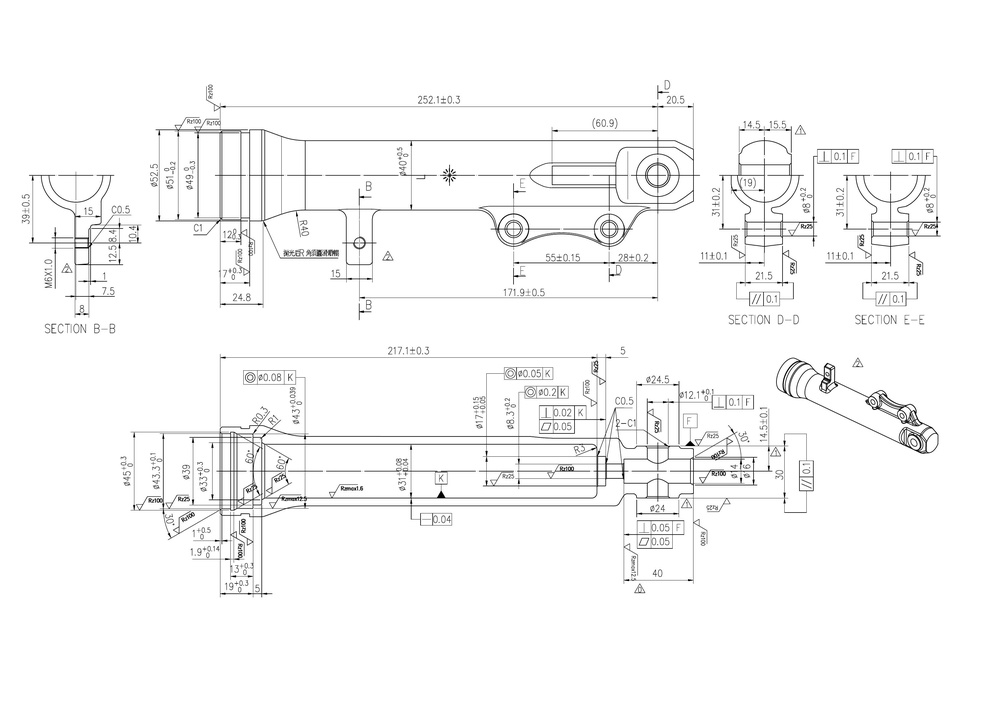
#> input picture OCR_tests/test_samples/kaifa.jpg, 999 x 706 px, shrunk from 3309 x 2339 before the run, found by its file name
$ python AI_OCR.py
#> lines starting #> are read from the running program, lines starting #| are printed output that depends on the picture; after the words box and inside, x2 and y2 are one past the last pixel; in counts of white or black regions, pixels touching at a corner belong together
import cv2
import pytesseract
import re

# Cấu hình Tesseract (cần cài đặt Tesseract OCR)
pytesseract.pytesseract.tesseract_cmd = 'E:\\CXHCTL_Phuc\\Programs\\PythonCode\\pythonProject\\OCR_Test\\Programs\\Tesseract-OCR\\tesseract.exe'  # Thay đổi đường dẫn nếu cần

def extract_dimensions(image_path):
    """Trích xuất kích thước, dung sai và ký tự từ ảnh."""

    # 1. Đọc ảnh
    img = cv2.imread(image_path)
#> img is the input picture: shape (706, 999, 3); min 0, max 255, mean 248.1
    if img is None:
        print(f"Error: Không thể đọc ảnh từ {image_path}")
        return None

    # 2. Chuyển ảnh sang thang xám
    gray = cv2.cvtColor(img, cv2.COLOR_BGR2GRAY)

    # 3. Tiền xử lý ảnh (có thể điều chỉnh để tăng độ chính xác OCR)
    thresh = cv2.threshold(gray, 0, 255, cv2.THRESH_BINARY_INV + cv2.THRESH_OTSU)[1]
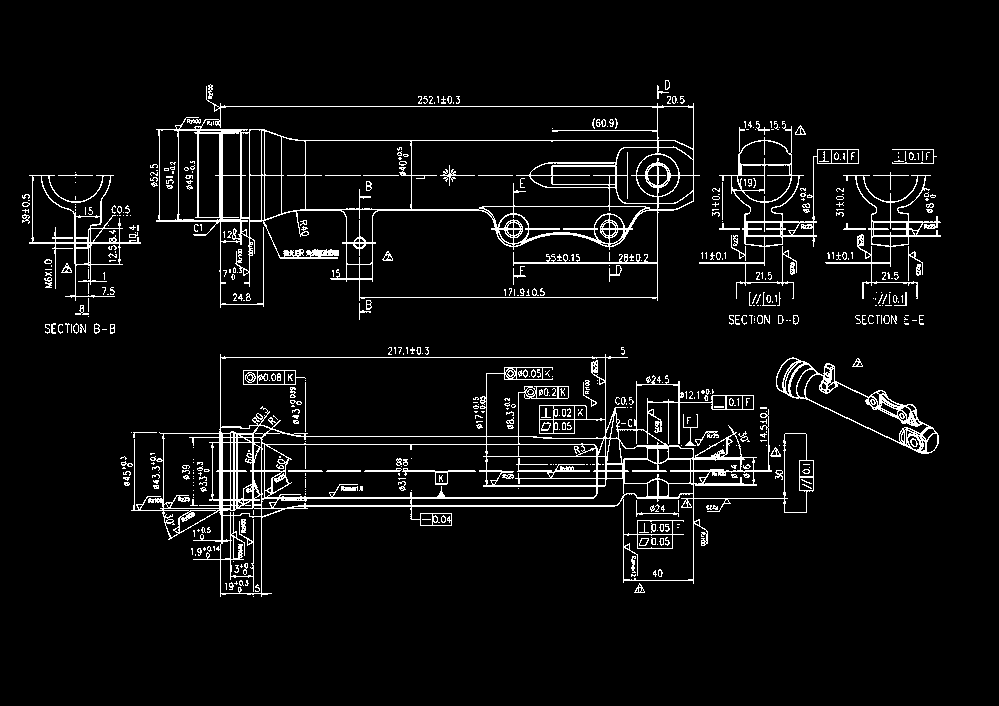
#> thresh: shape (706, 999); 5.4% white in thin lines or dots, all inside (x1, y1, x2, y2) = (22, 80, 941, 597)
    kernel = cv2.getStructuringElement(cv2.MORPH_RECT, (3,3))
    thresh = cv2.morphologyEx(thresh, cv2.MORPH_OPEN, kernel, iterations=1)
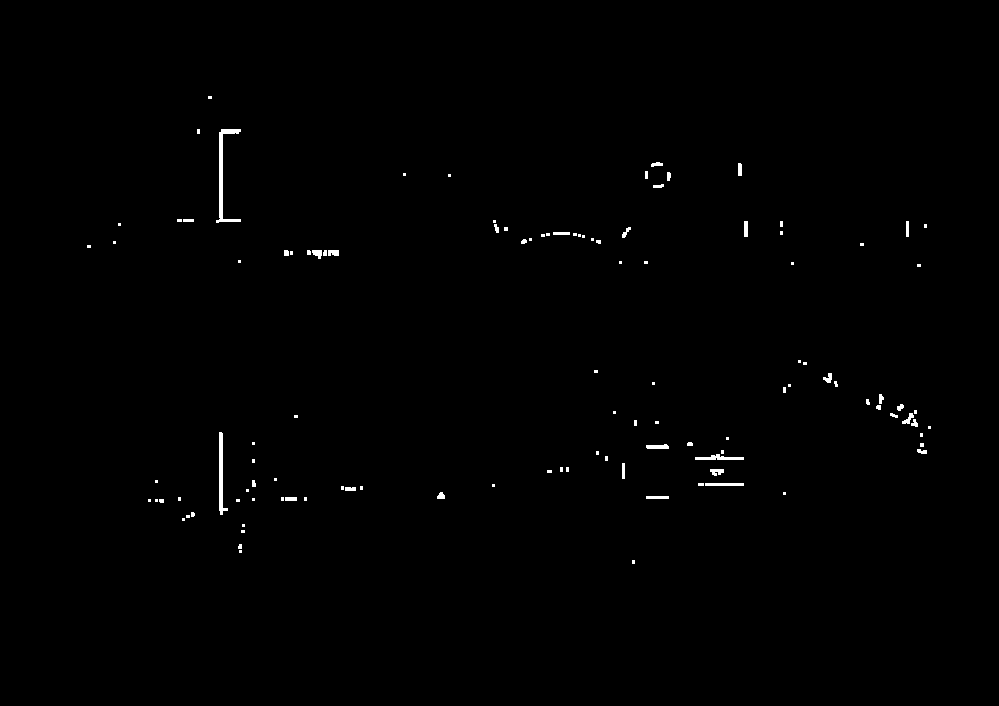
#> thresh: shape (706, 999); 0.5% white; 115 white regions (77 under 20 px), largest, box (x1, y1, x2, y2) and area: (216, 129, 241, 223) 513, (219, 432, 228, 515) 342, (695, 454, 744, 460) 169
    # thresh = cv2.GaussianBlur(thresh, (5, 5), 0)


    # 4. Sử dụng Tesseract OCR để nhận diện chữ
#> (the run stopped early here; a loop or call above may not have finished)

$ run again, with OCR_tests/test_samples/1.jpg copied over OCR_tests/test_samples/kaifa.jpg
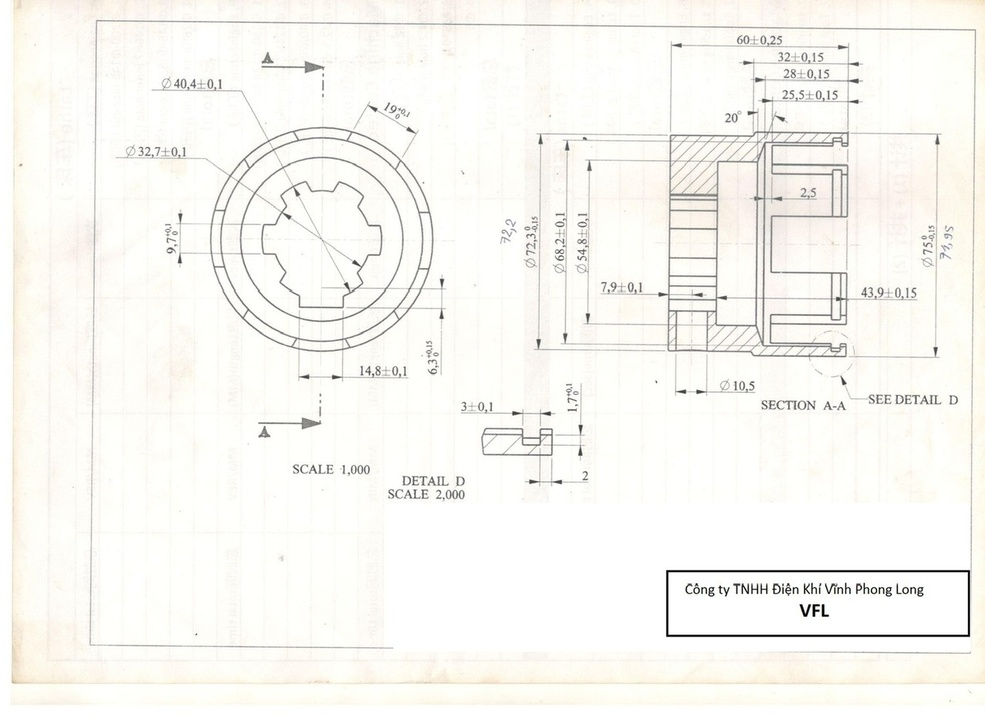
#> input picture OCR_tests/test_samples/1.jpg, 985 x 716 px, shrunk from 1280 x 931 before the run, found by its file name
#> in extract_dimensions, img is the input picture: shape (716, 985, 3); mean B, G, R 242.8, 247.6, 248.6
#> in extract_dimensions, `thresh = cv2.threshold(gray, 0, 255, cv2.THRESH_BINARY_INV + cv2.THRES..`:
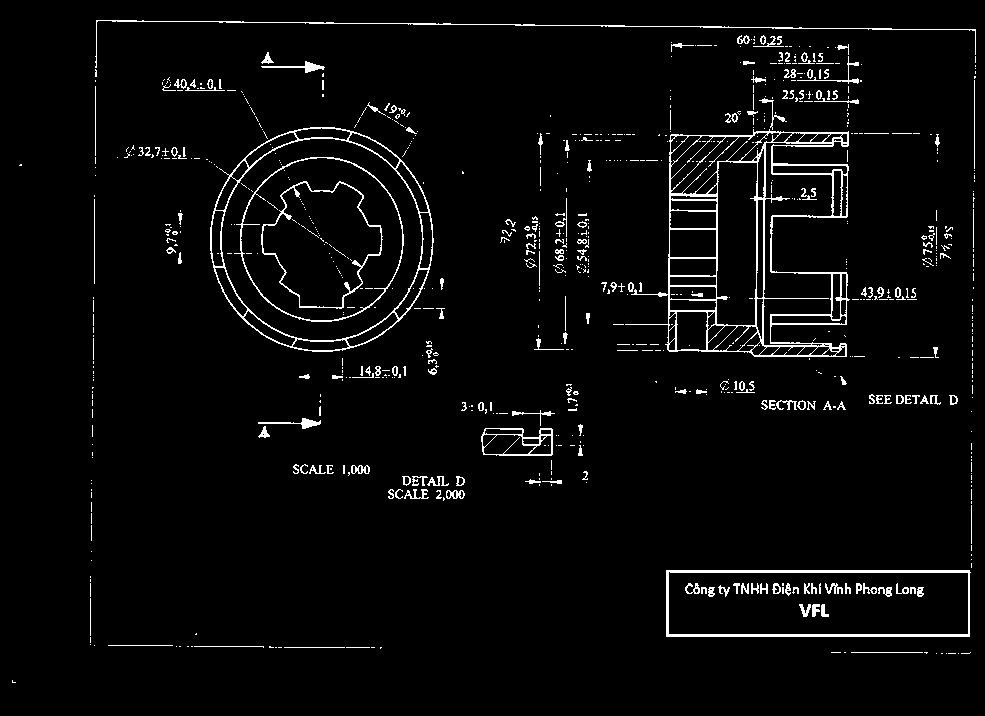
#> thresh: shape (716, 985); 3.6% white in thin lines or dots
#> in extract_dimensions, `thresh = cv2.morphologyEx(thresh, cv2.MORPH_OPEN, kernel, iterations=1)`:
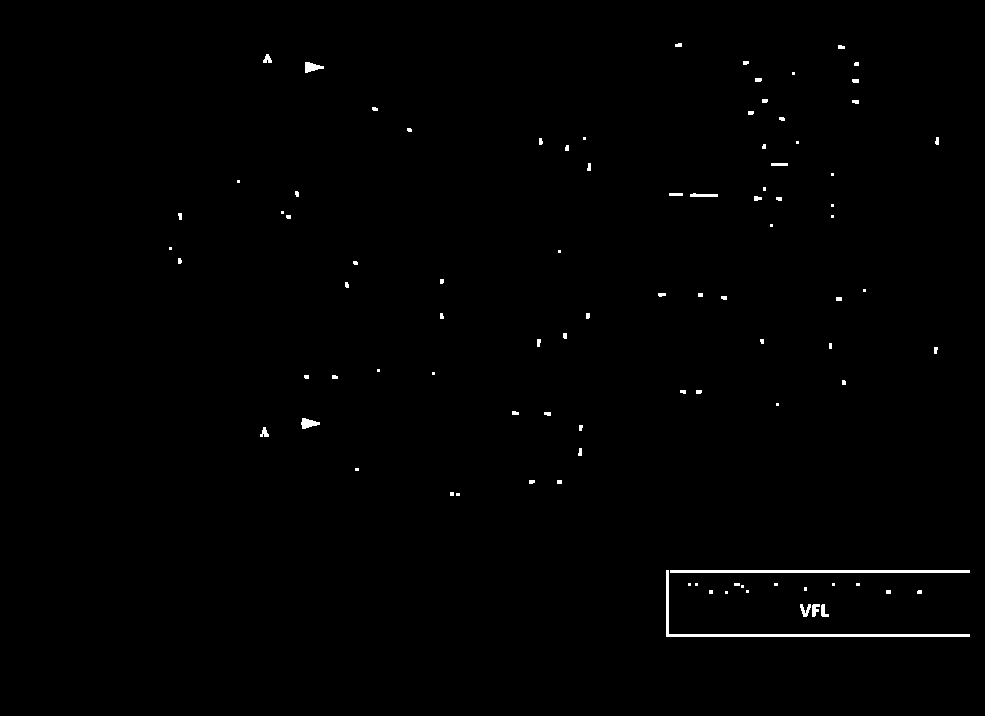
#> thresh: shape (716, 985); 0.59% white; 92 white regions (41 under 20 px), largest, box (x1, y1, x2, y2) and area: (666, 570, 970, 637) 1104, (670, 570, 970, 573) 900, (301, 418, 320, 429) 129

$ run again, with OCR_tests/test_samples/4.jpg copied over OCR_tests/test_samples/kaifa.jpg
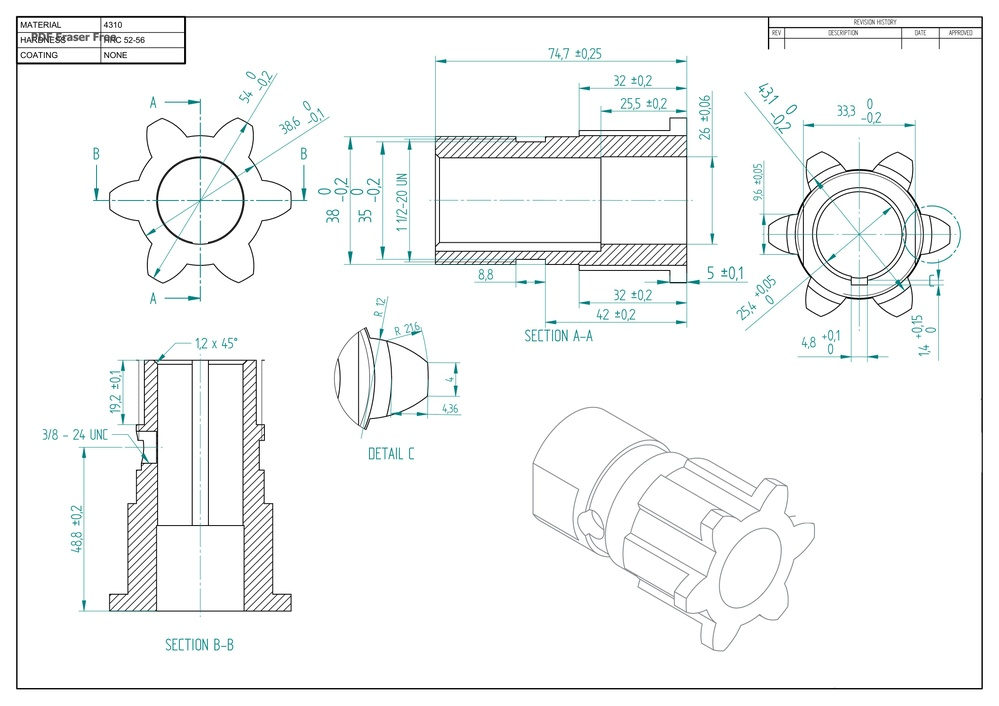
#> input picture OCR_tests/test_samples/4.jpg, 999 x 706 px, shrunk from 4678 x 3309 before the run, found by its file name
#> in extract_dimensions, img is the input picture: shape (706, 999, 3); mean B, G, R 246.9, 246.9, 245.5
#> in extract_dimensions, `thresh = cv2.threshold(gray, 0, 255, cv2.THRESH_BINARY_INV + cv2.THRES..`:
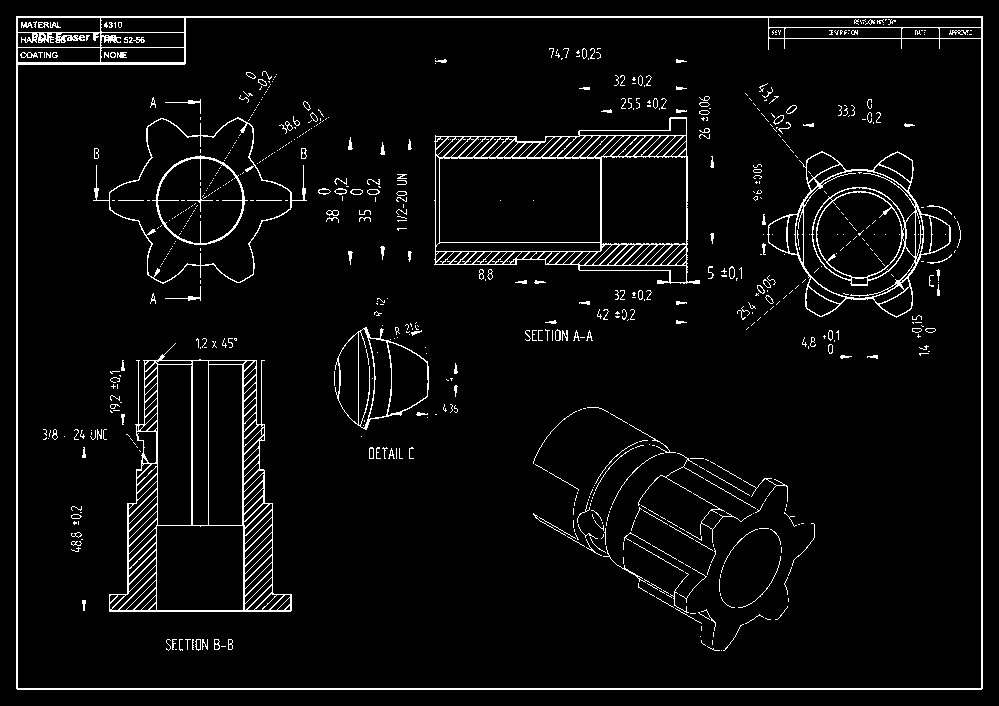
#> thresh: shape (706, 999); 4.6% white in thin lines or dots
#> in extract_dimensions, `thresh = cv2.morphologyEx(thresh, cv2.MORPH_OPEN, kernel, iterations=1)`:
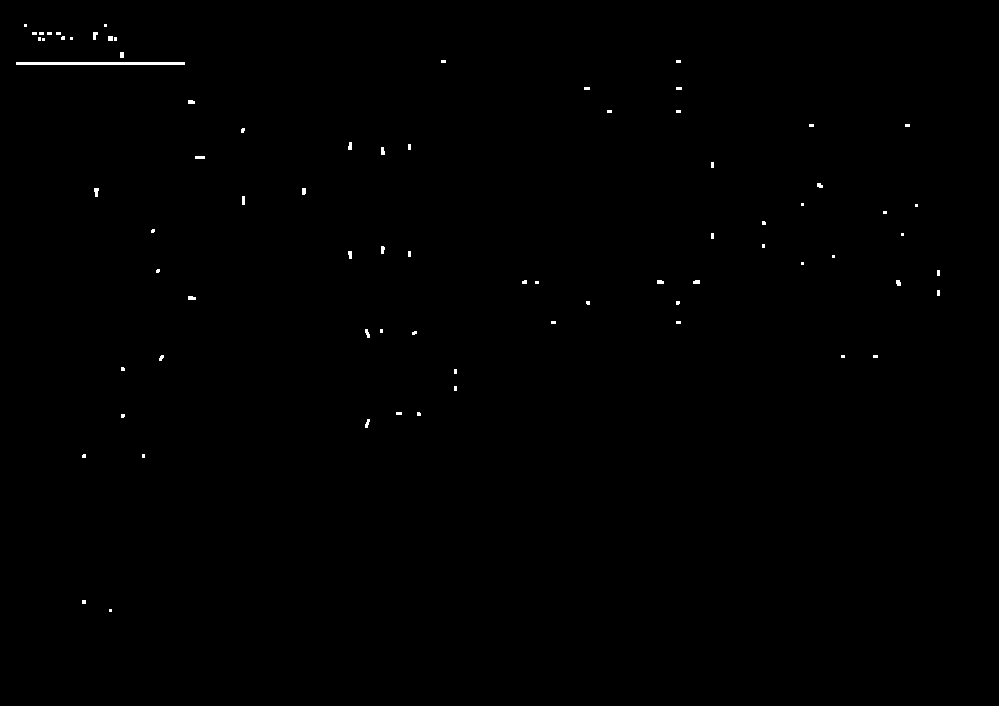
#> thresh: shape (706, 999); 0.26% white; 77 white regions (56 under 20 px), largest, box (x1, y1, x2, y2) and area: (16, 62, 185, 65) 507, (94, 188, 99, 197) 34, (93, 32, 98, 40) 30
